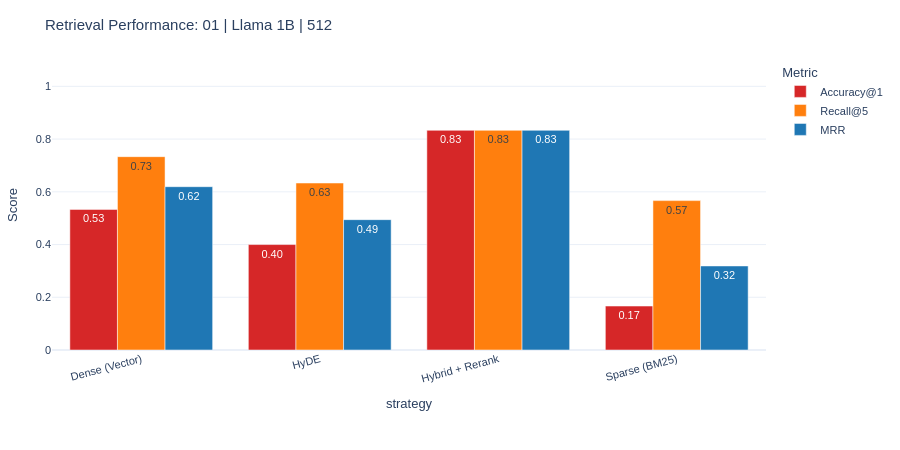
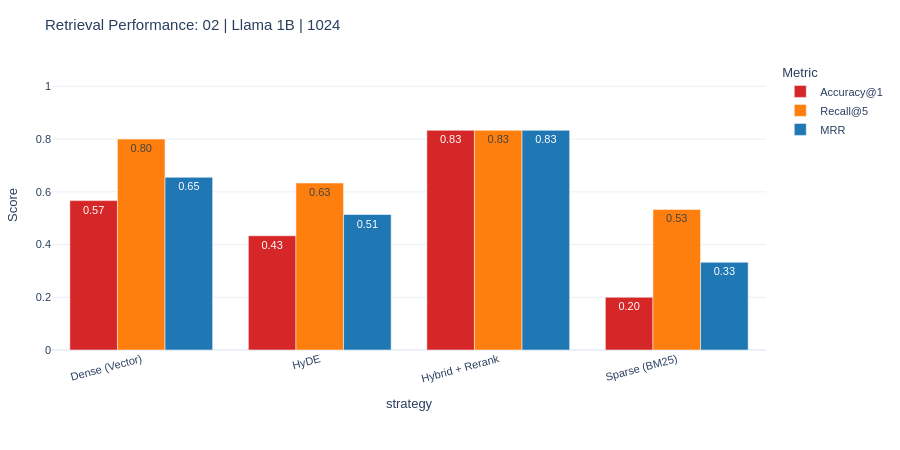
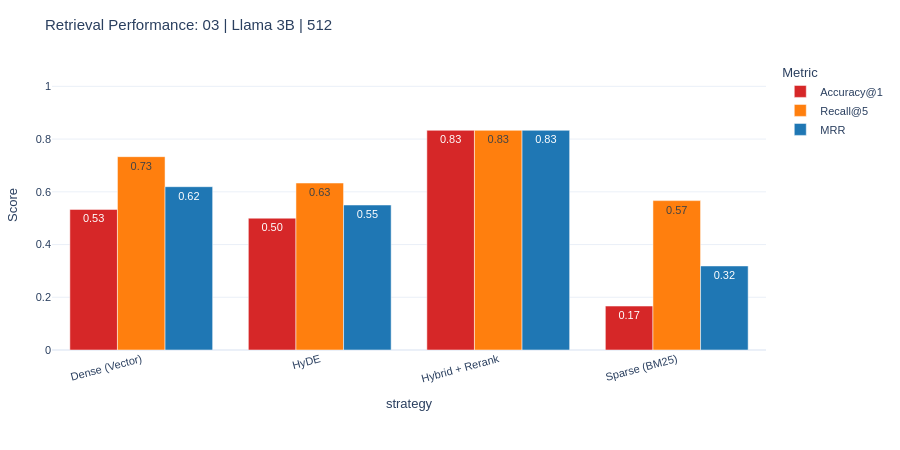
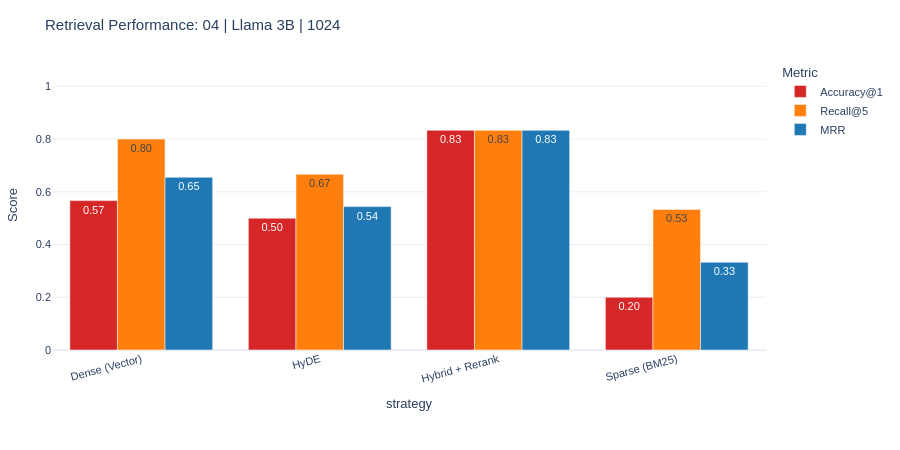

Notebook code for these charts, in order:
### Code cell
import plotly.express as px

print("Generating individual experiment plots...\n")

for exp in EXPERIMENTS:
    exp_dir = f"results/{exp['id']}"
    plot_dir = f"{exp_dir}/plots"
    os.makedirs(plot_dir, exist_ok=True)
    
    csv_path = f"{exp_dir}/results.csv"
    if not os.path.exists(csv_path):
        continue
        
    df = pd.read_csv(csv_path)
    avg_df = df.groupby('strategy')[['Accuracy@1', 'Recall@5', 'MRR']].mean().reset_index()
    
    # Clean title
    title_str = exp['id'].replace("exp_", "").replace("_", " | ").replace("llama", "Llama ").replace("qwen", "Qwen ").replace("b", "B")
    
    fig = px.bar(
        avg_df, 
        x="strategy", 
        y=["Accuracy@1", "Recall@5", "MRR"],
        barmode="group",
        title=f"Retrieval Performance: {title_str}",
        text_auto='.2f',
        color_discrete_sequence=["#d62728", "#ff7f0e", "#1f77b4"]
    )
    
    fig.update_layout(
        yaxis_title="Score",
        yaxis=dict(range=[0, 1.1]),
        template="plotly_white",
        font=dict(family="Arial, sans-serif", size=11),
        legend_title="Metric",
        height=450,
        margin=dict(l=50, r=20, t=60, b=100),
        xaxis=dict(tickangle=-15) # Angle labels so long strategy names don't overlap
    )
    
    fig.write_html(f"{plot_dir}/individual_summary.html")
    fig.show()
    print(f" Saved: {plot_dir}/individual_summary.html")

print("\n All plots generated successfully.")

### Figure 1 — Plotly figure (JSON) as saved in the notebook; plotly's stock layout.template omitted (floating-point values rounded to 4 significant figures)
{"data": [{"alignmentgroup": "True", "hovertemplate": "variable=Accuracy@1<br>strategy=%{x}<br>value=%{y}<extra></extra>", "legendgroup": "Accuracy@1", "marker": {"color": "#d62728", "pattern": {"shape": ""}}, "name": "Accuracy@1", "offsetgroup": "Accuracy@1", "orientation": "v", "showlegend": true, "textposition": "auto", "texttemplate": "%{y:.2f}", "type": "bar", "x": ["Dense (Vector)", "HyDE", "Hybrid + Rerank", "Sparse (BM25)"], "xaxis": "x", "y": [0.5333, 0.4, 0.8333, 0.1667], "yaxis": "y"}, {"alignmentgroup": "True", "hovertemplate": "variable=Recall@5<br>strategy=%{x}<br>value=%{y}<extra></extra>", "legendgroup": "Recall@5", "marker": {"color": "#ff7f0e", "pattern": {"shape": ""}}, "name": "Recall@5", "offsetgroup": "Recall@5", "orientation": "v", "showlegend": true, "textposition": "auto", "texttemplate": "%{y:.2f}", "type": "bar", "x": ["Dense (Vector)", "HyDE", "Hybrid + Rerank", "Sparse (BM25)"], "xaxis": "x", "y": [0.7333, 0.6333, 0.8333, 0.5667], "yaxis": "y"}, {"alignmentgroup": "True", "hovertemplate": "variable=MRR<br>strategy=%{x}<br>value=%{y}<extra></extra>", "legendgroup": "MRR", "marker": {"color": "#1f77b4", "pattern": {"shape": ""}}, "name": "MRR", "offsetgroup": "MRR", "orientation": "v", "showlegend": true, "textposition": "auto", "texttemplate": "%{y:.2f}", "type": "bar", "x": ["Dense (Vector)", "HyDE", "Hybrid + Rerank", "Sparse (BM25)"], "xaxis": "x", "y": [0.6194, 0.4944, 0.8333, 0.3189], "yaxis": "y"}], "layout": {"barmode": "group", "font": {"family": "Arial, sans-serif", "size": 11}, "height": 450, "legend": {"title": {"text": "Metric"}, "tracegroupgap": 0}, "margin": {"b": 100, "l": 50, "r": 20, "t": 60}, "title": {"text": "Retrieval Performance: 01 | Llama 1B | 512"}, "xaxis": {"anchor": "y", "domain": [0, 1], "tickangle": -15, "title": {"text": "strategy"}}, "yaxis": {"anchor": "x", "domain": [0, 1], "range": [0, 1.1], "title": {"text": "Score"}}}}

### Figure 2 — Plotly figure (JSON) as saved in the notebook; plotly's stock layout.template omitted (floating-point values rounded to 4 significant figures)
{"data": [{"alignmentgroup": "True", "hovertemplate": "variable=Accuracy@1<br>strategy=%{x}<br>value=%{y}<extra></extra>", "legendgroup": "Accuracy@1", "marker": {"color": "#d62728", "pattern": {"shape": ""}}, "name": "Accuracy@1", "offsetgroup": "Accuracy@1", "orientation": "v", "showlegend": true, "textposition": "auto", "texttemplate": "%{y:.2f}", "type": "bar", "x": ["Dense (Vector)", "HyDE", "Hybrid + Rerank", "Sparse (BM25)"], "xaxis": "x", "y": [0.5667, 0.4333, 0.8333, 0.2], "yaxis": "y"}, {"alignmentgroup": "True", "hovertemplate": "variable=Recall@5<br>strategy=%{x}<br>value=%{y}<extra></extra>", "legendgroup": "Recall@5", "marker": {"color": "#ff7f0e", "pattern": {"shape": ""}}, "name": "Recall@5", "offsetgroup": "Recall@5", "orientation": "v", "showlegend": true, "textposition": "auto", "texttemplate": "%{y:.2f}", "type": "bar", "x": ["Dense (Vector)", "HyDE", "Hybrid + Rerank", "Sparse (BM25)"], "xaxis": "x", "y": [0.8, 0.6333, 0.8333, 0.5333], "yaxis": "y"}, {"alignmentgroup": "True", "hovertemplate": "variable=MRR<br>strategy=%{x}<br>value=%{y}<extra></extra>", "legendgroup": "MRR", "marker": {"color": "#1f77b4", "pattern": {"shape": ""}}, "name": "MRR", "offsetgroup": "MRR", "orientation": "v", "showlegend": true, "textposition": "auto", "texttemplate": "%{y:.2f}", "type": "bar", "x": ["Dense (Vector)", "HyDE", "Hybrid + Rerank", "Sparse (BM25)"], "xaxis": "x", "y": [0.655, 0.5139, 0.8333, 0.3328], "yaxis": "y"}], "layout": {"barmode": "group", "font": {"family": "Arial, sans-serif", "size": 11}, "height": 450, "legend": {"title": {"text": "Metric"}, "tracegroupgap": 0}, "margin": {"b": 100, "l": 50, "r": 20, "t": 60}, "title": {"text": "Retrieval Performance: 02 | Llama 1B | 1024"}, "xaxis": {"anchor": "y", "domain": [0, 1], "tickangle": -15, "title": {"text": "strategy"}}, "yaxis": {"anchor": "x", "domain": [0, 1], "range": [0, 1.1], "title": {"text": "Score"}}}}

### Figure 3 — Plotly figure (JSON) as saved in the notebook; plotly's stock layout.template omitted (floating-point values rounded to 4 significant figures)
{"data": [{"alignmentgroup": "True", "hovertemplate": "variable=Accuracy@1<br>strategy=%{x}<br>value=%{y}<extra></extra>", "legendgroup": "Accuracy@1", "marker": {"color": "#d62728", "pattern": {"shape": ""}}, "name": "Accuracy@1", "offsetgroup": "Accuracy@1", "orientation": "v", "showlegend": true, "textposition": "auto", "texttemplate": "%{y:.2f}", "type": "bar", "x": ["Dense (Vector)", "HyDE", "Hybrid + Rerank", "Sparse (BM25)"], "xaxis": "x", "y": [0.5333, 0.5, 0.8333, 0.1667], "yaxis": "y"}, {"alignmentgroup": "True", "hovertemplate": "variable=Recall@5<br>strategy=%{x}<br>value=%{y}<extra></extra>", "legendgroup": "Recall@5", "marker": {"color": "#ff7f0e", "pattern": {"shape": ""}}, "name": "Recall@5", "offsetgroup": "Recall@5", "orientation": "v", "showlegend": true, "textposition": "auto", "texttemplate": "%{y:.2f}", "type": "bar", "x": ["Dense (Vector)", "HyDE", "Hybrid + Rerank", "Sparse (BM25)"], "xaxis": "x", "y": [0.7333, 0.6333, 0.8333, 0.5667], "yaxis": "y"}, {"alignmentgroup": "True", "hovertemplate": "variable=MRR<br>strategy=%{x}<br>value=%{y}<extra></extra>", "legendgroup": "MRR", "marker": {"color": "#1f77b4", "pattern": {"shape": ""}}, "name": "MRR", "offsetgroup": "MRR", "orientation": "v", "showlegend": true, "textposition": "auto", "texttemplate": "%{y:.2f}", "type": "bar", "x": ["Dense (Vector)", "HyDE", "Hybrid + Rerank", "Sparse (BM25)"], "xaxis": "x", "y": [0.6194, 0.55, 0.8333, 0.3189], "yaxis": "y"}], "layout": {"barmode": "group", "font": {"family": "Arial, sans-serif", "size": 11}, "height": 450, "legend": {"title": {"text": "Metric"}, "tracegroupgap": 0}, "margin": {"b": 100, "l": 50, "r": 20, "t": 60}, "title": {"text": "Retrieval Performance: 03 | Llama 3B | 512"}, "xaxis": {"anchor": "y", "domain": [0, 1], "tickangle": -15, "title": {"text": "strategy"}}, "yaxis": {"anchor": "x", "domain": [0, 1], "range": [0, 1.1], "title": {"text": "Score"}}}}

### Figure 4 — Plotly figure (JSON) as saved in the notebook; plotly's stock layout.template omitted (floating-point values rounded to 4 significant figures)
{"data": [{"alignmentgroup": "True", "hovertemplate": "variable=Accuracy@1<br>strategy=%{x}<br>value=%{y}<extra></extra>", "legendgroup": "Accuracy@1", "marker": {"color": "#d62728", "pattern": {"shape": ""}}, "name": "Accuracy@1", "offsetgroup": "Accuracy@1", "orientation": "v", "showlegend": true, "textposition": "auto", "texttemplate": "%{y:.2f}", "type": "bar", "x": ["Dense (Vector)", "HyDE", "Hybrid + Rerank", "Sparse (BM25)"], "xaxis": "x", "y": [0.5667, 0.5, 0.8333, 0.2], "yaxis": "y"}, {"alignmentgroup": "True", "hovertemplate": "variable=Recall@5<br>strategy=%{x}<br>value=%{y}<extra></extra>", "legendgroup": "Recall@5", "marker": {"color": "#ff7f0e", "pattern": {"shape": ""}}, "name": "Recall@5", "offsetgroup": "Recall@5", "orientation": "v", "showlegend": true, "textposition": "auto", "texttemplate": "%{y:.2f}", "type": "bar", "x": ["Dense (Vector)", "HyDE", "Hybrid + Rerank", "Sparse (BM25)"], "xaxis": "x", "y": [0.8, 0.6667, 0.8333, 0.5333], "yaxis": "y"}, {"alignmentgroup": "True", "hovertemplate": "variable=MRR<br>strategy=%{x}<br>value=%{y}<extra></extra>", "legendgroup": "MRR", "marker": {"color": "#1f77b4", "pattern": {"shape": ""}}, "name": "MRR", "offsetgroup": "MRR", "orientation": "v", "showlegend": true, "textposition": "auto", "texttemplate": "%{y:.2f}", "type": "bar", "x": ["Dense (Vector)", "HyDE", "Hybrid + Rerank", "Sparse (BM25)"], "xaxis": "x", "y": [0.655, 0.5439, 0.8333, 0.3328], "yaxis": "y"}], "layout": {"barmode": "group", "font": {"family": "Arial, sans-serif", "size": 11}, "height": 450, "legend": {"title": {"text": "Metric"}, "tracegroupgap": 0}, "margin": {"b": 100, "l": 50, "r": 20, "t": 60}, "title": {"text": "Retrieval Performance: 04 | Llama 3B | 1024"}, "xaxis": {"anchor": "y", "domain": [0, 1], "tickangle": -15, "title": {"text": "strategy"}}, "yaxis": {"anchor": "x", "domain": [0, 1], "range": [0, 1.1], "title": {"text": "Score"}}}}
